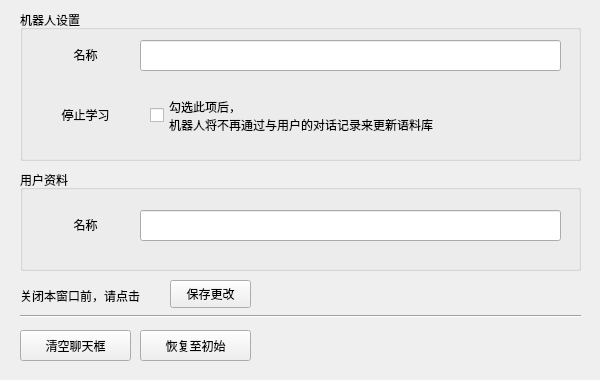
<?xml version="1.0" encoding="UTF-8"?>
<ui version="4.0">
 <class>Form_Config</class>
 <widget class="QWidget" name="Form_Config">
  <property name="geometry">
   <rect>
    <x>0</x>
    <y>0</y>
    <width>600</width>
    <height>380</height>
   </rect>
  </property>
  <property name="minimumSize">
   <size>
    <width>600</width>
    <height>380</height>
   </size>
  </property>
  <property name="maximumSize">
   <size>
    <width>600</width>
    <height>380</height>
   </size>
  </property>
  <property name="windowTitle">
   <string>帆式聊天机器人 - 设置</string>
  </property>
  <property name="windowIcon">
   <iconset>
    <normaloff>resources/FB-logo.ico</normaloff>resources/FB-logo.ico</iconset>
  </property>
  <widget class="QGroupBox" name="groupBox">
   <property name="geometry">
    <rect>
     <x>20</x>
     <y>10</y>
     <width>561</width>
     <height>151</height>
    </rect>
   </property>
   <property name="title">
    <string>机器人设置</string>
   </property>
   <widget class="QLineEdit" name="lineEdit_botName">
    <property name="geometry">
     <rect>
      <x>120</x>
      <y>30</y>
      <width>421</width>
      <height>31</height>
     </rect>
    </property>
   </widget>
   <widget class="QLabel" name="label">
    <property name="geometry">
     <rect>
      <x>30</x>
      <y>30</y>
      <width>71</width>
      <height>31</height>
     </rect>
    </property>
    <property name="text">
     <string>&lt;html&gt;&lt;head/&gt;&lt;body&gt;&lt;p align=&quot;center&quot;&gt;名称&lt;/p&gt;&lt;/body&gt;&lt;/html&gt;</string>
    </property>
   </widget>
   <widget class="QLabel" name="label_2">
    <property name="geometry">
     <rect>
      <x>30</x>
      <y>90</y>
      <width>71</width>
      <height>31</height>
     </rect>
    </property>
    <property name="text">
     <string>&lt;html&gt;&lt;head/&gt;&lt;body&gt;&lt;p align=&quot;center&quot;&gt;停止学习&lt;/p&gt;&lt;/body&gt;&lt;/html&gt;</string>
    </property>
   </widget>
   <widget class="QCheckBox" name="checkBox_stopLearn">
    <property name="geometry">
     <rect>
      <x>130</x>
      <y>70</y>
      <width>401</width>
      <height>71</height>
     </rect>
    </property>
    <property name="text">
     <string>勾选此项后，
机器人将不再通过与用户的对话记录来更新语料库</string>
    </property>
   </widget>
  </widget>
  <widget class="QGroupBox" name="groupBox_2">
   <property name="geometry">
    <rect>
     <x>20</x>
     <y>170</y>
     <width>561</width>
     <height>101</height>
    </rect>
   </property>
   <property name="title">
    <string>用户资料</string>
   </property>
   <widget class="QLabel" name="label_3">
    <property name="geometry">
     <rect>
      <x>30</x>
      <y>40</y>
      <width>71</width>
      <height>31</height>
     </rect>
    </property>
    <property name="text">
     <string>&lt;html&gt;&lt;head/&gt;&lt;body&gt;&lt;p align=&quot;center&quot;&gt;名称&lt;/p&gt;&lt;/body&gt;&lt;/html&gt;</string>
    </property>
   </widget>
   <widget class="QLineEdit" name="lineEdit_userName">
    <property name="geometry">
     <rect>
      <x>120</x>
      <y>40</y>
      <width>421</width>
      <height>31</height>
     </rect>
    </property>
   </widget>
  </widget>
  <widget class="QPushButton" name="pushButton_clearChatBox">
   <property name="geometry">
    <rect>
     <x>20</x>
     <y>330</y>
     <width>111</width>
     <height>31</height>
    </rect>
   </property>
   <property name="toolTip">
    <string>&lt;html&gt;&lt;head/&gt;&lt;body&gt;&lt;p&gt;不影响机器人已经获得的语料资料。&lt;/p&gt;&lt;/body&gt;&lt;/html&gt;</string>
   </property>
   <property name="text">
    <string>清空聊天框</string>
   </property>
  </widget>
  <widget class="QPushButton" name="pushButton_rollback">
   <property name="geometry">
    <rect>
     <x>140</x>
     <y>330</y>
     <width>111</width>
     <height>31</height>
    </rect>
   </property>
   <property name="toolTip">
    <string>&lt;html&gt;&lt;head/&gt;&lt;body&gt;&lt;p&gt;将机器人恢复到初始状态，即清空一切已存在的语料资料，下次启动时需要重新训练。&lt;/p&gt;&lt;p&gt;&lt;span style=&quot; font-weight:600; color:#ff0000;&quot;&gt;此操作不可撤销！&lt;/span&gt;&lt;/p&gt;&lt;/body&gt;&lt;/html&gt;</string>
   </property>
   <property name="text">
    <string>恢复至初始</string>
   </property>
  </widget>
  <widget class="QLabel" name="label_4">
   <property name="geometry">
    <rect>
     <x>20</x>
     <y>280</y>
     <width>151</width>
     <height>31</height>
    </rect>
   </property>
   <property name="text">
    <string>关闭本窗口前，请点击</string>
   </property>
  </widget>
  <widget class="Line" name="line">
   <property name="geometry">
    <rect>
     <x>20</x>
     <y>306</y>
     <width>561</width>
     <height>20</height>
    </rect>
   </property>
   <property name="orientation">
    <enum>Qt::Horizontal</enum>
   </property>
  </widget>
  <widget class="QPushButton" name="pushButton_save">
   <property name="geometry">
    <rect>
     <x>170</x>
     <y>280</y>
     <width>81</width>
     <height>28</height>
    </rect>
   </property>
   <property name="text">
    <string>保存更改</string>
   </property>
  </widget>
 </widget>
 <resources/>
 <connections/>
</ui>
